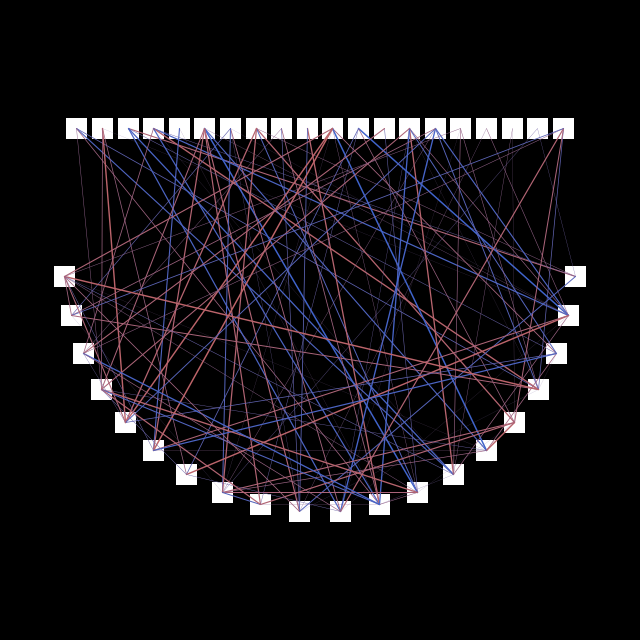
Frame 1 (no input)
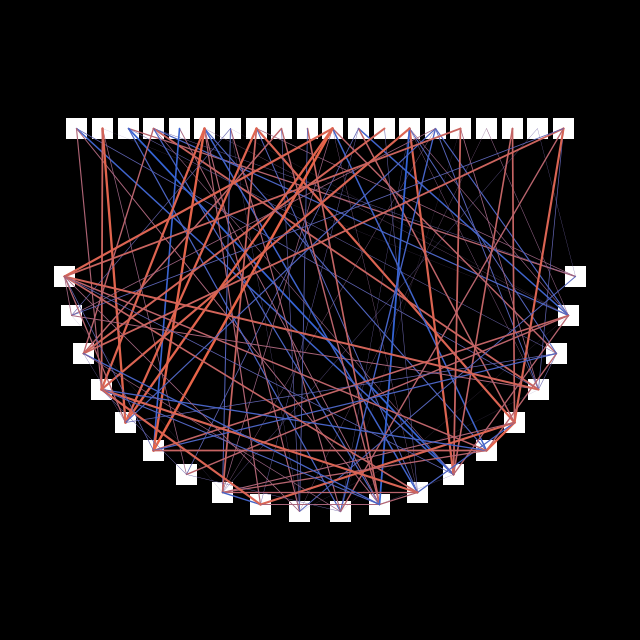
Frame 60 (the mouse pressed at the canvas centre just before this capture)
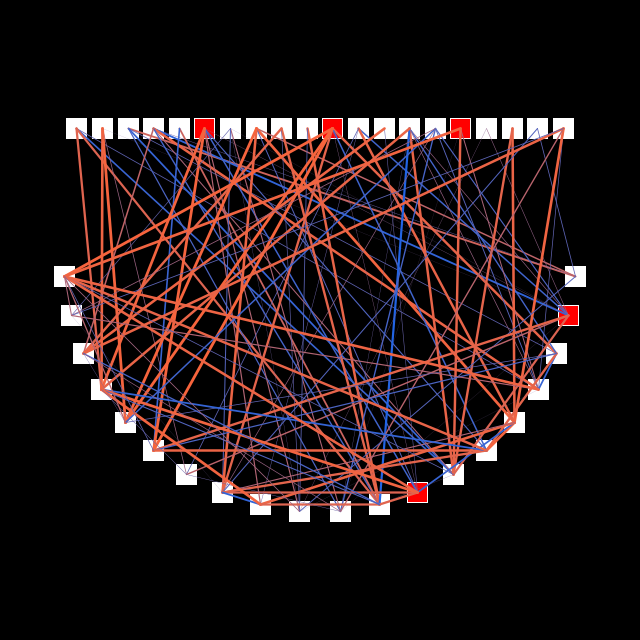
Frame 120 (the mouse held since frame 60 and released just before this capture)

The Processing sketch that drew these frames (run headless with seeded random() and noise(); from frame 60 on, the mouse is pressed at the canvas centre):

// Processing sketch: primer_16
// ── primer_16.pde
import java.util.Random;

// パラメータ
float EDGE_RATE = 0.2; // ニューロンの結合割合
boolean BIPOLAR = true; // ニューロンが双方向かどうか

int neuronN = 20; // 脳神経の数
int sensorN = 20; // センサーの数

int cellN = sensorN + neuronN; // センサーを含めたニューロンの数
int neuronI = cellN - neuronN; // 脳神経のインデックス

Neuron[] neurons = new Neuron[cellN]; // センサーを含めたニューロンの配列

boolean[][] isConnect = new boolean[cellN][cellN]; // ニューロンが結合しているか
float[][] edgeWeight = new float[cellN][cellN]; // 結合の強さ
float[][] edgeInput = new float[cellN][cellN]; // 伝達される刺激の大きさ
boolean[] wasFiring = new boolean[cellN]; // 前回ニューロンが発火していたか

Random r = new Random(); // 乱数用

void setup() {
  size(640, 640);
  frameRate(6); // 更新頻度 (1秒にX回)
  background(0);
  initAll();
}

int count=0;
void draw() {
  background(0);
  drawAll();
  if(count==0) { testSensor(); }
  transNeuron();
  count++;
  if(count>5) count = 0; // X回に1度だけセンサーへ入力 (テスト)
}

// センサーに対してランダムな入力
void testSensor() {
  for (int i=0;i<sensorN;i++){
    neurons[i].addPotential(r.nextFloat());
  }
}

// ── Neuron.pde
// ニューロンクラス
class Neuron {
  
  float x,y; // 描画する座標
  float potential; // ニューロンの電位
  float shreshold; // ニューロンの閾値
  boolean firing; // 発火しているか
  
  Neuron(float x, float y){
    this.x = x;
    this.y = y;
    potential = 0;
    shreshold = 0.5;
    firing = false;
  }
  // 電位を加える
  void addPotential(float v) {
    potential += v;
  }
  // 発火判定。その後電位をリセット
  void fire() {
    // 前回発火していれば今回は発火しない
    if(firing) {
      firing = false;
    } else {
      firing = potential>shreshold; // 電位が閾値を超えているか
    }
    potential = 0; // 減衰でもいいかも
  }
  
  boolean getFiring() { return firing; }
}

// ── draw.pde
void drawAll() {
  drawCell();
  drawEdge();
}
// セルを描画
void drawCell() {
  stroke(255);
  strokeWeight(1);
  for (int i=0;i<cellN;i++){
    Neuron n = neurons[i];
    if(n.firing) {
      fill(255,0,0); // 発火していれば赤色
    } else {
      fill(255,255,255);
    }
    rect(n.x-10,n.y-10,20,20); // セルの形
  }
}
// ニューロンの結合を描画
void drawEdge() {
  if(BIPOLAR) {
    // 双方向
    for (int i=0;i<cellN;i++){
      for (int j=i+1;j<cellN;j++){
        if(isConnect[i][j]) {
          _edgeStyle(edgeWeight[i][j]);
          line(neurons[i].x,neurons[i].y,neurons[j].x,neurons[j].y);
        }
    } }
  } else {
     //単方向
    for (int i=0;i<cellN;i++){
      for (int j=0;j<cellN;j++){
        if(isConnect[i][j]) {
          _edgeStyle(edgeWeight[i][j]);
          line(neurons[i].x,neurons[i].y,neurons[j].x,neurons[j].y);
        }
    } }
  }
}
// 興奮性(正の値)は赤く、抑制性(負の値)は青く
void _edgeStyle(float w) {
  float weight = abs(w) * 3;
  strokeWeight(weight); // 絶対値が大きいほど太く
  float stdW = (w+1.)/2 * 255;
  stroke(stdW,100,255-stdW/255.*200); // いい感じのグラデーション?
}

// ── init.pde
// 変数を初期化
void initAll() {
  initSensor();
  initNeuron();
  initConnect();
  initWeight();
  initInput();
  initFiring();
}

void initSensor() {
  float unitX = 0.8*width/(sensorN);
  float plusX = 0.1*width+unitX/2.;
  for (int i=0;i<sensorN;i++){ neurons[i] = new Neuron(unitX*i+plusX,0.2*height); }
}

void initNeuron() {
  for (int i=0;i<neuronN;i++){ 
    float theta = PI*(i+0.5)/neuronN;
    float circleX = width * (0.4 * (cos(theta) + 1) + 0.1);
    float circleY = 0.4 * height * (sin(theta) + 1);;
    neurons[i+neuronI] = new Neuron(circleX,circleY);
  }
}

void initConnect() {
  if(BIPOLAR) {
    // 双方向
    for (int i=0;i<cellN;i++){
      for (int j=i+1;j<cellN;j++){
        boolean is = _isEdge(i,j);
        isConnect[i][j] = is;
        isConnect[j][i] = is;
    } }
  } else {
    // 単方向
    for (int i=0;i<cellN;i++){
      for (int j=0;j<cellN;j++){
        boolean is = _isEdge(i,j);
        isConnect[i][j] = is;
    } }
  }
}
// ニューロンが結合される条件
boolean _isEdge(int from, int to) {
  if (from==to) return false; // 異なるセル
  if (from<sensorN && to<sensorN) return false; // センサー同士にならない
  if (r.nextFloat()>EDGE_RATE) return false; // EDGE_RATE の割合で連結 
  return true;
}

void initWeight() {
  if(BIPOLAR) {
    // 双方向
    for (int i=0;i<cellN;i++){
      for (int j=i+1;j<cellN;j++){
        float v = (r.nextFloat()*2-1)/2; // -1.~1.の乱数
        if(isConnect[i][j]) edgeWeight[i][j] = v;
        if(isConnect[j][i]) edgeWeight[j][i] = v;
    } }
  } else {
    //単方向
    for (int i=0;i<cellN;i++){
      for (int j=0;j<cellN;j++){
        float v = r.nextFloat()*2-1; // -1.~1.の乱数
        if(isConnect[i][j]) edgeWeight[i][j] = v;
    } }
  }
}

void initInput() {
  for (int from=0;from<cellN;from++){
    for (int to=0;to<cellN;to++){
        edgeInput[from][to] = 0;
  } }  
}
void initFiring() { 
  for (int i=0;i<cellN;i++) wasFiring[i] = neurons[i].getFiring();
}

// ── trans.pde
// ニューロンの伝達やシナプス強化のサイクル
void transNeuron() {
  sumPotential();
  checkFiring();
  reinforceWeight();
  initInput(); // edgeInput を初期化
  transInput();
  initFiring(); // wasFiring を更新
}
// 前回 edgeInput に加算した刺激を伝達する
void sumPotential() {
  for (int to=0;to<cellN;to++){
    float p = 0;
    for (int from=0;from<cellN;from++){ p += edgeInput[from][to]; } 
    neurons[to].addPotential(p);
  }
}
// 今回発火するかをチェック
void checkFiring() {
  for (int i=0;i<cellN;i++){
    neurons[i].fire();
  }
}
// 前回と今回で発火が連鎖した箇所の edgeWeight を強化 (絶対値が1に近づく)
void reinforceWeight() {
  for (int from=0;from<cellN;from++){
    if (wasFiring[from]) {
      for (int to=0;to<cellN;to++){
        if (isConnect[from][to] && neurons[to].firing) {
          edgeWeight[from][to] *= (1. + 0.1*(1/abs(edgeWeight[from][to])-1) );
          edgeWeight[to][from] *= (1. + 0.1*(1/abs(edgeWeight[to][from])-1) );
  } } } }
}
// 発火によって次回 potential に加算される edgeInput を算出
// 前回発火しているニューロンへは edgeInput を加算しない
void transInput() {
  for (int from=0;from<cellN;from++){
    if (neurons[from].firing) {
      for (int to=0;to<cellN;to++){
        if (!wasFiring[to] && isConnect[from][to]) {
          edgeInput[from][to] += edgeWeight[from][to];
   }  }  }  } 
}
